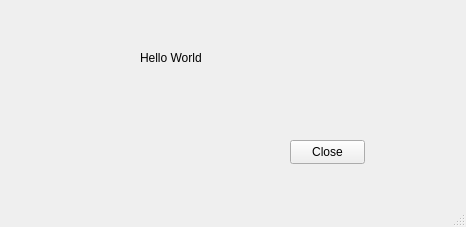
<?xml version="1.0" encoding="UTF-8"?>
<ui version="4.0">
 <class>MainWindow</class>
 <widget class="QMainWindow" name="MainWindow">
  <property name="geometry">
   <rect>
    <x>0</x>
    <y>0</y>
    <width>466</width>
    <height>227</height>
   </rect>
  </property>
  <property name="windowTitle">
   <string>MainWindow</string>
  </property>
  <widget class="QWidget" name="centralwidget">
   <widget class="QLabel" name="labDemo">
    <property name="geometry">
     <rect>
      <x>140</x>
      <y>50</y>
      <width>81</width>
      <height>16</height>
     </rect>
    </property>
    <property name="text">
     <string>Hello World</string>
    </property>
   </widget>
   <widget class="QPushButton" name="btnClose">
    <property name="geometry">
     <rect>
      <x>290</x>
      <y>140</y>
      <width>75</width>
      <height>24</height>
     </rect>
    </property>
    <property name="text">
     <string>Close</string>
    </property>
   </widget>
  </widget>
  <widget class="QMenuBar" name="menubar">
   <property name="geometry">
    <rect>
     <x>0</x>
     <y>0</y>
     <width>466</width>
     <height>22</height>
    </rect>
   </property>
  </widget>
  <widget class="QStatusBar" name="statusbar"/>
 </widget>
 <resources/>
 <connections>
  <connection>
   <sender>btnClose</sender>
   <signal>clicked()</signal>
   <receiver>MainWindow</receiver>
   <slot>close()</slot>
   <hints>
    <hint type="sourcelabel">
     <x>327</x>
     <y>173</y>
    </hint>
    <hint type="destinationlabel">
     <x>232</x>
     <y>113</y>
    </hint>
   </hints>
  </connection>
 </connections>
</ui>
